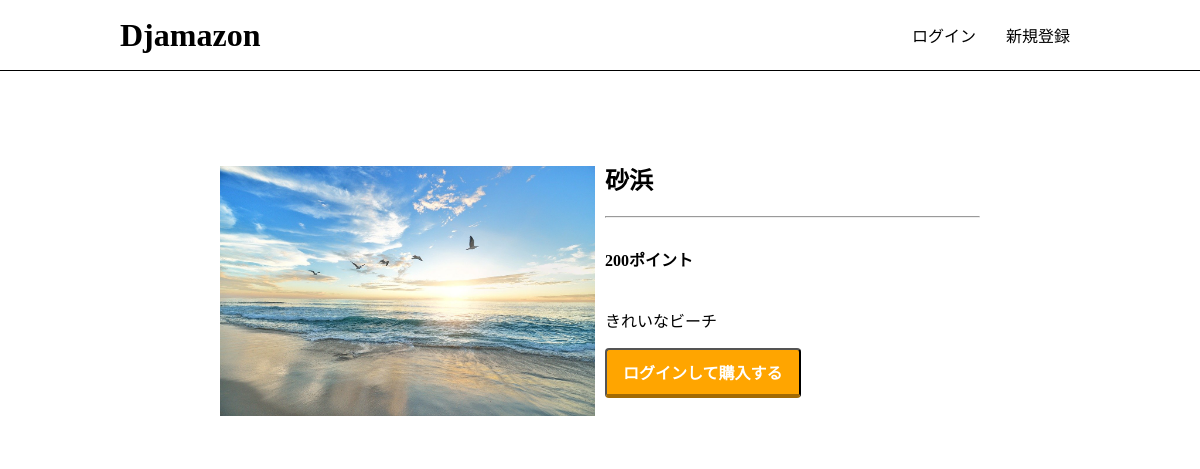
Screenshot of /product/2/ with the database file from the repository.
### app/models.py (models this page shows, shortened)
class Product(models.Model):
    name = models.CharField(max_length=100)
    description = models.TextField(blank=True)
    price = models.PositiveIntegerField(default=0)
    image = models.ImageField(upload_to='product')

### app/views.py (the view, shortened to what this page needs)
# urls.py: path('product/<int:product_id>/', views.detail, name='detail'),
def detail(request, product_id):
    product = get_object_or_404(Product, pk=product_id)
    add_to_cart_form = AddToCartForm(request.POST or None)
    context = {
       'product': product,
       'add_to_cart_form': add_to_cart_form,
    }
    return render(request, 'app/detail.html', context)

### app/templates/app/detail.html (shortened to what this page needs)
{% extends 'app/base.html' %}
{% load humanize %}
{% block content %}
<div class="product-detail">
  <div class="product-detail-image">
    <img src="{{ product.image.url }}" class="product-img">
  </div>
  <div class="product-detail-info">
    <h2>{{ product.name }}</h2>
    <hr>
    <div class="point-fav-section">
        <h4>{{ product.price | intcomma }}ポイント</h4>
      </div>
    <p>{{ product.description }}</p>
    <div>
        {% if request.user.is_authenticated %}
          <form action="{% url 'app:detail' product.id %}"
   method="post">{% csrf_token %}
           {{ add_to_cart_form.as_p }}
           <button class="purchase-button" type="submit">カートに追加する
   </button>
          </form>
        {% else %}
          <a href="{% url 'app:login' %}?next={{ request.path }}"><button
   class="purchase-button">ログインして購入する</button></a>
        {% endif %}
       </div>
  </div>
</div>
{% endblock %}

### static/css/style.css (style rules this page uses)
html, body { margin: 0; }
div { box-sizing: border-box; }
a { text-decoration: none; color: #000; }
.product-img { width: 100%; max-width: 500px; height: 300px; object-fit: cover; border-radius: 4px; }
.product-detail { display: flex; justify-content: flex-start; padding: 10px; }
.product-detail-image { flex: 1; }
.product-detail-info { flex: 1; }
.product-img { object-fit: contain; }
.product-detail-info { margin-left: 10px; }
.product-detail-info .point-fav-section { display: flex; justify-content: space-between; align-items: center; }
.product-detail-info .purchase-button { display: inline-block; text-align: center; background-color: orange; font-size: 16px; color: #FFF; font-weight: bold; padding: 10px 16px; border-radius: 4px; border-bottom: 4px solid #a26a03; }

### rows the page displays
Product: image (picture), name "砂浜", price "200", description "きれいなビーチ"
